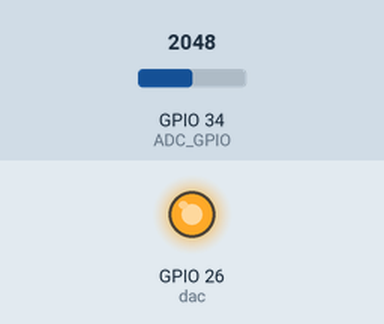
Bench run of a program on a simulated ESP32 board running MicroPython. Shown: output pins drawn as LEDs (lit = HIGH). Inputs (shaded band) come from the test bench; at power-on: GPIO 34 (ADC_GPIO) = 2048 (analog values on the 0–4095 scale). What the program prints to the serial console is not drawn. At 0.2 s the program stops and its outputs stay as they are.

Above: at 0.3 s.
Timing chart, 0 to 1.7 s (numbered marks = the images above):
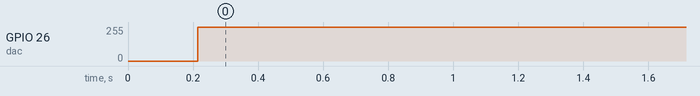

Measured:
- by itself, GPIO 26 (dac): 0/255 → 254/255 at 0.21 s

The program:

dac_adc_loopback.py
```python
# file: dac_adc_loopback.py
# Date: 2020-04-22

from machine import Pin, ADC, DAC
import utime as time

# Connect GPIO25 (DAC output) to GPIO34 (ADC input) !!!

ADC_GPIO = const(34) # use GPIO-34 for ADC input channel
adc = ADC(Pin(ADC_GPIO))   # create an ADC object
adc.atten(ADC.ATTN_11DB)   # set 11dB attenuation for input
adc.width(ADC.WIDTH_10BIT) # set 10 bit return values

# note: GPIO25 (Channel 2) and GPIO26 (Channel 1)
DAC_NUM = const(26)        # GPIO26
dac = DAC( Pin(DAC_NUM) )  # 8-bit DAC

NUM_SAMPLES = const(8)
for value in range(255):
    dac.write( value )
    time.sleep_us(100)
    samples = []
    for j in range(NUM_SAMPLES):
        samples.append( adc.read() )
    # calcuate the average value from N samples
    value_avg = round(sum(samples)/NUM_SAMPLES)
    print( 'DAC:{:4d} -> ADC:{:5d}'.format(value, value_avg) )
```
